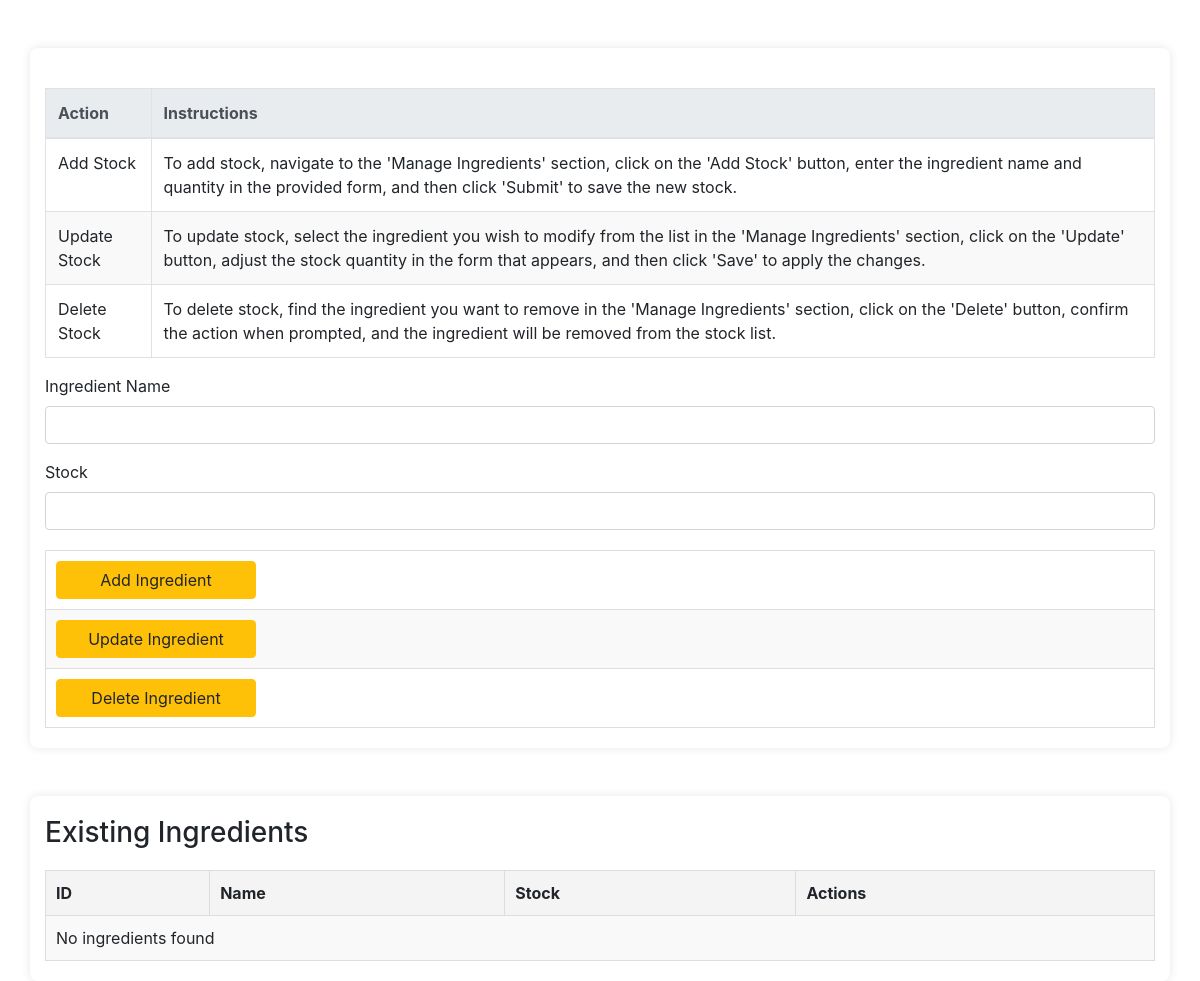
The page /stock_manajer.php on the database as committed earlier.
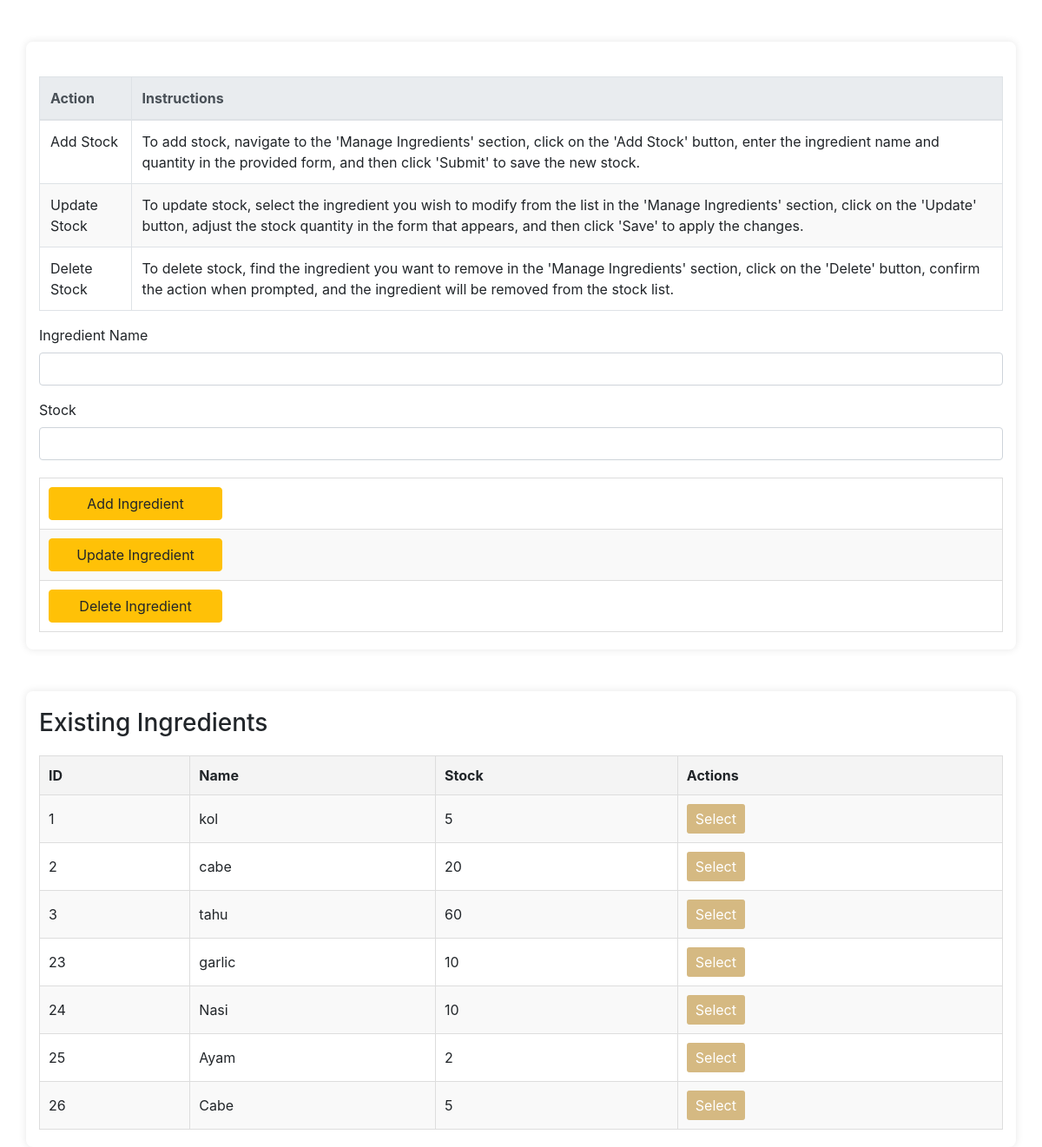
The same page on the database as committed later.
### tables this page shows
CREATE TABLE IF NOT EXISTS `ingredients` (
  `id` int(11) NOT NULL AUTO_INCREMENT,
  `name` varchar(255) NOT NULL,
  `stock` varchar(255) NOT NULL,
  PRIMARY KEY (`id`)
);

### stock_manajer.php (the view, shortened to what this page needs)
<!DOCTYPE html>
<html lang="en">
<head>
    <link rel="stylesheet" href="style/manage.css">
    <link rel="stylesheet" href="https://maxcdn.bootstrapcdn.com/bootstrap/4.0.0/css/bootstrap.min.css">
</head>
<body>
    <div class="container mt-5">
         <table class="table table-bordered">
            <thead class="thead-light">
                <tr>
                    <th>Action</th>
                    <th>Instructions</th>
                </tr>
            </thead>
            <tbody>
                <tr>
                    <td>Add Stock</td>
                    <td>
                        To add stock, navigate to the 'Manage Ingredients' section, click on the 'Add Stock' button, enter the ingredient name and quantity in the provided form, and then click 'Submit' to save the new stock.
                    </td>
                </tr>
                <tr>
                    <td>Update Stock</td>
                    <td>
                        To update stock, select the ingredient you wish to modify from the list in the 'Manage Ingredients' section, click on the 'Update' button, adjust the stock quantity in the form that appears, and then click 'Save' to apply the changes.
                    </td>
                </tr>
                <tr>
                    <td>Delete Stock</td>
                    <td>
                        To delete stock, find the ingredient you want to remove in the 'Manage Ingredients' section, click on the 'Delete' button, confirm the action when prompted, and the ingredient will be removed from the stock list.
                    </td>
                </tr>
            </tbody>
        </table>
        <?php
        include 'db_connect.php';
        $sql = "SELECT id, name, stock FROM ingredients";
        $result = $conn->query($sql);
        ?>
        <form id="ingredientForm" action="stock_manajer.php" method="post">
            <div class="form-group">
                <label for="name">Ingredient Name</label>
                <input type="text" class="form-control" id="name" name="name" required>
            </div>
            <div class="form-group">
                <label for="stock">Stock</label>
                <input type="number" class="form-control" id="stock" name="stock" required>
            </div>
            <table>
                <tr>
                    <td>
                        <button type="submit" name="action" value="add" class="btn btn-warning" style="width: 200px;">Add Ingredient</button>
                    </td>
                </tr>
                <tr>
                    <td>
                        <button type="submit" name="action" value="edit" class="btn btn-warning" style="width: 200px;">Update Ingredient</button>
                    </td>
                </tr>
                <tr>
                    <td>
                        <button type="submit" name="action" value="delete" class="btn btn-warning" style="width: 200px;">Delete Ingredient</button>
                    </td>
                </tr>
            </table>
            </form>
    </div>
    <div class="container mt-5">
        <h3>Existing Ingredients</h3>
        <table>
            <tr>
                <th>ID</th>
                <th>Name</th>
                <th>Stock</th>
                <th>Actions</th>
            </tr>
            <?php
            if ($result->num_rows > 0) {
                while($row = $result->fetch_assoc()) {
                    echo "<tr>";
                    echo "<td>" . htmlspecialchars($row['id']) . "</td>";
                    echo "<td>" . htmlspecialchars($row['name']) . "</td>";
                    echo "<td>" . htmlspecialchars($row['stock']) . "</td>";
                    echo "<td>
                            <button type='button' onclick=\"editIngredient('" . htmlspecialchars($row['id']) . "', '" . htmlspecialchars($row['name']) . "', '" . htmlspecialchars($row['stock']) . "')\">Select</button>
                          </td>";
                    echo "</tr>";
                }
            } else {
                echo "<tr><td colspan='4'>No ingredients found</td></tr>";
            }
            ?>
        </table>
    </div>
</body>
</html>

Rows that differ between the two databases and show on the page:
added ingredients: id "1", name "kol", stock "5"
added ingredients: id "2", name "cabe", stock "20"
added ingredients: id "3", name "tahu", stock "60"
added ingredients: id "23", name "garlic", stock "10"
added ingredients: id "24", name "Nasi", stock "10"
added ingredients: id "25", name "Ayam", stock "2"
added ingredients: id "26", name "Cabe", stock "5"
Other text that changed with them:
text no longer shown: "No ingredients found"
